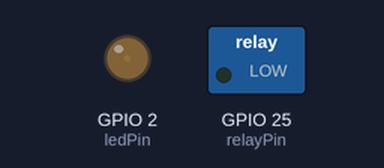
A sketch run on a simulated ESP32. On the bench: switched loads named in the sketch (green lamp = pin HIGH), output pins drawn as LEDs (lit = HIGH).

Above: at 1.05 s.
At 2.9 s:
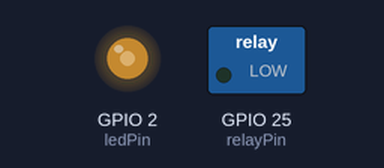
At 4.8 s:
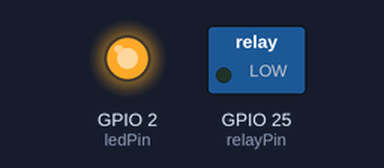
At 8.65 s:
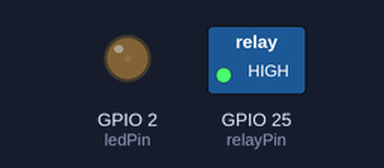
Timing chart, 0 to 11.0 s (numbered marks = the images above):
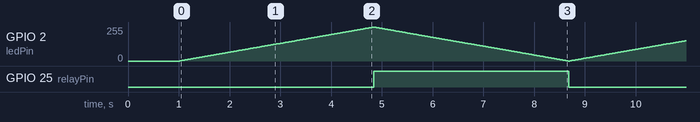

Measured:
- by itself, GPIO 25 (relayPin): alternates HIGH for 3.8 s and LOW for 3.8 s

The sketch:

MosfetPWM.ino
```cpp
// the number of the LED pin
const int ledPin = GPIO_NUM_2;  // 16 corresponds to GPIO16
const int relayPin = GPIO_NUM_25;

// setting PWM properties
const int freq = 5000;
const int ledChannel = 0;
const int resolution = 8;

void setup() {
  // configure LED PWM functionalitites
  ledcSetup(ledChannel, freq, resolution);

  // attach the channel to the GPIO to be controlled
  ledcAttachPin(ledPin, ledChannel);

  pinMode(relayPin, OUTPUT);
  delay(1000);
}

void loop() {
  // increase the LED brightness
  for (int dutyCycle = 0; dutyCycle <= 255; dutyCycle++) {
    // changing the LED brightness with PWM
    ledcWrite(ledChannel, dutyCycle);
    delay(15);
  }

  digitalWrite(relayPin, HIGH);

  // decrease the LED brightness
  for (int dutyCycle = 255; dutyCycle >= 0; dutyCycle--) {
    // changing the LED brightness with PWM
    ledcWrite(ledChannel, dutyCycle);
    delay(15);
  }

  digitalWrite(relayPin, LOW);
}
```
